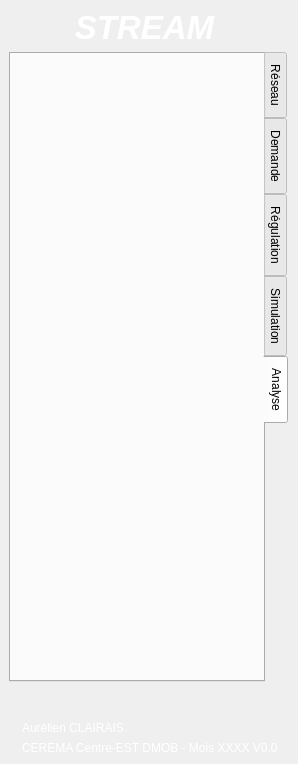
<?xml version="1.0" encoding="UTF-8"?>
<ui version="4.0">
 <class>QStreamDockWidgetBase</class>
 <widget class="QDockWidget" name="QStreamDockWidgetBase">
  <property name="geometry">
   <rect>
    <x>0</x>
    <y>0</y>
    <width>296</width>
    <height>764</height>
   </rect>
  </property>
  <property name="sizePolicy">
   <sizepolicy hsizetype="Maximum" vsizetype="Maximum">
    <horstretch>0</horstretch>
    <verstretch>0</verstretch>
   </sizepolicy>
  </property>
  <property name="windowTitle">
   <string>QStream</string>
  </property>
  <widget class="QWidget" name="dockWidgetContents">
   <property name="autoFillBackground">
    <bool>false</bool>
   </property>
   <property name="styleSheet">
    <string notr="true"/>
   </property>
   <layout class="QGridLayout" name="gridLayout">
    <item row="4" column="0">
     <layout class="QHBoxLayout" name="horizontalLayout_3">
      <property name="bottomMargin">
       <number>0</number>
      </property>
      <item>
       <widget class="QLabel" name="label_3">
        <property name="sizePolicy">
         <sizepolicy hsizetype="Maximum" vsizetype="Maximum">
          <horstretch>0</horstretch>
          <verstretch>0</verstretch>
         </sizepolicy>
        </property>
        <property name="text">
         <string/>
        </property>
       </widget>
      </item>
      <item>
       <layout class="QVBoxLayout" name="verticalLayout">
        <item>
         <widget class="QLabel" name="label_4">
          <property name="styleSheet">
           <string notr="true">color: rgb(255,255,255)</string>
          </property>
          <property name="text">
           <string>Aurélien CLAIRAIS</string>
          </property>
         </widget>
        </item>
        <item>
         <widget class="QLabel" name="label_2">
          <property name="styleSheet">
           <string notr="true">color: rgb(255, 255, 255)</string>
          </property>
          <property name="text">
           <string>CEREMA Centre-EST DMOB - Mois XXXX V0.0</string>
          </property>
         </widget>
        </item>
       </layout>
      </item>
     </layout>
    </item>
    <item row="2" column="0">
     <spacer name="verticalSpacer_7">
      <property name="orientation">
       <enum>Qt::Vertical</enum>
      </property>
      <property name="sizeHint" stdset="0">
       <size>
        <width>20</width>
        <height>40</height>
       </size>
      </property>
     </spacer>
    </item>
    <item row="0" column="0">
     <widget class="QLabel" name="label">
      <property name="font">
       <font>
        <pointsize>25</pointsize>
        <weight>75</weight>
        <italic>true</italic>
        <bold>true</bold>
        <underline>false</underline>
        <strikeout>false</strikeout>
        <stylestrategy>PreferDefault</stylestrategy>
        <kerning>true</kerning>
       </font>
      </property>
      <property name="layoutDirection">
       <enum>Qt::LeftToRight</enum>
      </property>
      <property name="styleSheet">
       <string notr="true">color: rgb(255, 255, 255);</string>
      </property>
      <property name="text">
       <string>STREAM </string>
      </property>
      <property name="alignment">
       <set>Qt::AlignCenter</set>
      </property>
      <property name="wordWrap">
       <bool>false</bool>
      </property>
     </widget>
    </item>
    <item row="1" column="0">
     <widget class="QTabWidget" name="tabWidget">
      <property name="sizePolicy">
       <sizepolicy hsizetype="Maximum" vsizetype="Maximum">
        <horstretch>0</horstretch>
        <verstretch>0</verstretch>
       </sizepolicy>
      </property>
      <property name="minimumSize">
       <size>
        <width>0</width>
        <height>630</height>
       </size>
      </property>
      <property name="styleSheet">
       <string notr="true"/>
      </property>
      <property name="tabPosition">
       <enum>QTabWidget::East</enum>
      </property>
      <property name="tabShape">
       <enum>QTabWidget::Rounded</enum>
      </property>
      <property name="currentIndex">
       <number>4</number>
      </property>
      <widget class="QWidget" name="tab_network">
       <property name="sizePolicy">
        <sizepolicy hsizetype="Expanding" vsizetype="Minimum">
         <horstretch>0</horstretch>
         <verstretch>0</verstretch>
        </sizepolicy>
       </property>
       <property name="minimumSize">
        <size>
         <width>250</width>
         <height>0</height>
        </size>
       </property>
       <attribute name="title">
        <string>Réseau</string>
       </attribute>
       <widget class="QWidget" name="verticalLayoutWidget">
        <property name="geometry">
         <rect>
          <x>10</x>
          <y>0</y>
          <width>241</width>
          <height>561</height>
         </rect>
        </property>
        <layout class="QVBoxLayout" name="verticalLayout_2" stretch="0,0,0,0,0,0,0,0,0,0,0,0,0,0,0">
         <property name="sizeConstraint">
          <enum>QLayout::SetMinimumSize</enum>
         </property>
         <item>
          <layout class="QHBoxLayout" name="horizontalLayout_2">
           <property name="leftMargin">
            <number>0</number>
           </property>
           <item>
            <widget class="QToolButton" name="importTB">
             <property name="text">
              <string>...</string>
             </property>
            </widget>
           </item>
           <item>
            <widget class="QToolButton" name="newTB">
             <property name="text">
              <string>...</string>
             </property>
            </widget>
           </item>
           <item>
            <widget class="QToolButton" name="saveTB">
             <property name="text">
              <string>...</string>
             </property>
            </widget>
           </item>
           <item>
            <widget class="QToolButton" name="exportTB">
             <property name="text">
              <string>Export</string>
             </property>
            </widget>
           </item>
          </layout>
         </item>
         <item>
          <spacer name="verticalSpacer">
           <property name="orientation">
            <enum>Qt::Vertical</enum>
           </property>
           <property name="sizeHint" stdset="0">
            <size>
             <width>20</width>
             <height>40</height>
            </size>
           </property>
          </spacer>
         </item>
         <item>
          <layout class="QHBoxLayout" name="horizontalLayout_8">
           <item>
            <widget class="QLabel" name="label_13">
             <property name="sizePolicy">
              <sizepolicy hsizetype="Minimum" vsizetype="Preferred">
               <horstretch>0</horstretch>
               <verstretch>0</verstretch>
              </sizepolicy>
             </property>
             <property name="font">
              <font>
               <pointsize>12</pointsize>
               <weight>75</weight>
               <bold>true</bold>
              </font>
             </property>
             <property name="styleSheet">
              <string notr="true">color: rgb(211, 95, 95)</string>
             </property>
             <property name="text">
              <string>Liens</string>
             </property>
            </widget>
           </item>
          </layout>
         </item>
         <item>
          <layout class="QHBoxLayout" name="horizontalLayout_9">
           <property name="leftMargin">
            <number>0</number>
           </property>
           <item>
            <widget class="QToolButton" name="addLinkTB">
             <property name="text">
              <string>...</string>
             </property>
            </widget>
           </item>
          </layout>
         </item>
         <item>
          <layout class="QHBoxLayout" name="horizontalLayout_7">
           <property name="leftMargin">
            <number>0</number>
           </property>
           <item>
            <widget class="QToolButton" name="roadType_TB">
             <property name="text">
              <string>...</string>
             </property>
            </widget>
           </item>
          </layout>
         </item>
         <item>
          <layout class="QHBoxLayout" name="horizontalLayout_10">
           <property name="leftMargin">
            <number>0</number>
           </property>
           <item>
            <widget class="QToolButton" name="reverseLinkTB">
             <property name="text">
              <string>...</string>
             </property>
            </widget>
           </item>
          </layout>
         </item>
         <item>
          <layout class="QHBoxLayout" name="horizontalLayout_12">
           <property name="leftMargin">
            <number>0</number>
           </property>
           <item>
            <widget class="QToolButton" name="addLinkReverseTB">
             <property name="text">
              <string>...</string>
             </property>
            </widget>
           </item>
          </layout>
         </item>
         <item>
          <spacer name="verticalSpacer_2">
           <property name="orientation">
            <enum>Qt::Vertical</enum>
           </property>
           <property name="sizeHint" stdset="0">
            <size>
             <width>20</width>
             <height>40</height>
            </size>
           </property>
          </spacer>
         </item>
         <item>
          <layout class="QHBoxLayout" name="horizontalLayout_13">
           <item>
            <widget class="QLabel" name="label_18">
             <property name="sizePolicy">
              <sizepolicy hsizetype="Minimum" vsizetype="Preferred">
               <horstretch>0</horstretch>
               <verstretch>0</verstretch>
              </sizepolicy>
             </property>
             <property name="font">
              <font>
               <pointsize>12</pointsize>
               <weight>75</weight>
               <bold>true</bold>
              </font>
             </property>
             <property name="styleSheet">
              <string notr="true">color: rgb(211, 95, 95)</string>
             </property>
             <property name="text">
              <string>Noeuds</string>
             </property>
            </widget>
           </item>
          </layout>
         </item>
         <item>
          <layout class="QHBoxLayout" name="horizontalLayout_17">
           <property name="leftMargin">
            <number>0</number>
           </property>
           <item>
            <widget class="QToolButton" name="addNodeTB">
             <property name="text">
              <string>...</string>
             </property>
            </widget>
           </item>
          </layout>
         </item>
         <item>
          <layout class="QHBoxLayout" name="horizontalLayout_15">
           <property name="leftMargin">
            <number>0</number>
           </property>
           <item>
            <widget class="QToolButton" name="mergeNodeTB">
             <property name="text">
              <string>...</string>
             </property>
            </widget>
           </item>
          </layout>
         </item>
         <item>
          <layout class="QHBoxLayout" name="horizontalLayout_16">
           <property name="leftMargin">
            <number>0</number>
           </property>
           <item>
            <widget class="QToolButton" name="splitNodeTB">
             <property name="text">
              <string>...</string>
             </property>
            </widget>
           </item>
          </layout>
         </item>
         <item>
          <layout class="QHBoxLayout" name="horizontalLayout_19">
           <property name="leftMargin">
            <number>0</number>
           </property>
           <item>
            <widget class="QToolButton" name="deleteNodesTB">
             <property name="text">
              <string>...</string>
             </property>
            </widget>
           </item>
          </layout>
         </item>
         <item>
          <widget class="QLabel" name="label_19">
           <property name="sizePolicy">
            <sizepolicy hsizetype="Minimum" vsizetype="Preferred">
             <horstretch>0</horstretch>
             <verstretch>0</verstretch>
            </sizepolicy>
           </property>
           <property name="font">
            <font>
             <pointsize>12</pointsize>
             <weight>75</weight>
             <bold>true</bold>
            </font>
           </property>
           <property name="styleSheet">
            <string notr="true">color: rgb(211, 95, 95)</string>
           </property>
           <property name="text">
            <string>General</string>
           </property>
          </widget>
         </item>
         <item>
          <layout class="QHBoxLayout" name="horizontalLayout_18">
           <property name="leftMargin">
            <number>0</number>
           </property>
           <item>
            <widget class="QToolButton" name="editGeneralTB">
             <property name="text">
              <string>Editer Général</string>
             </property>
            </widget>
           </item>
          </layout>
         </item>
        </layout>
       </widget>
      </widget>
      <widget class="QWidget" name="tab_demand">
       <attribute name="title">
        <string>Demande</string>
       </attribute>
       <widget class="QWidget" name="verticalLayoutWidget_2">
        <property name="geometry">
         <rect>
          <x>9</x>
          <y>9</y>
          <width>241</width>
          <height>611</height>
         </rect>
        </property>
        <layout class="QVBoxLayout" name="verticalLayout_3">
         <item>
          <layout class="QHBoxLayout" name="horizontalLayout">
           <item>
            <widget class="QToolButton" name="demandTemplateTB">
             <property name="text">
              <string>...</string>
             </property>
            </widget>
           </item>
          </layout>
         </item>
         <item>
          <layout class="QHBoxLayout" name="horizontalLayout_4">
           <item>
            <widget class="QToolButton" name="demandImportTB">
             <property name="text">
              <string>...</string>
             </property>
            </widget>
           </item>
          </layout>
         </item>
        </layout>
       </widget>
      </widget>
      <widget class="QWidget" name="tab_regulation">
       <attribute name="title">
        <string>Régulation</string>
       </attribute>
       <widget class="QWidget" name="verticalLayoutWidget_3">
        <property name="geometry">
         <rect>
          <x>9</x>
          <y>9</y>
          <width>241</width>
          <height>611</height>
         </rect>
        </property>
        <layout class="QVBoxLayout" name="verticalLayout_4">
         <item>
          <widget class="QToolButton" name="addRegul_TB">
           <property name="sizePolicy">
            <sizepolicy hsizetype="Minimum" vsizetype="Fixed">
             <horstretch>0</horstretch>
             <verstretch>0</verstretch>
            </sizepolicy>
           </property>
           <property name="text">
            <string>Initialiser la couche Régulations</string>
           </property>
          </widget>
         </item>
         <item>
          <widget class="QToolButton" name="addML_TB">
           <property name="sizePolicy">
            <sizepolicy hsizetype="Minimum" vsizetype="Fixed">
             <horstretch>0</horstretch>
             <verstretch>0</verstretch>
            </sizepolicy>
           </property>
           <property name="text">
            <string>Ajouter une voie réservée</string>
           </property>
          </widget>
         </item>
         <item>
          <widget class="QListWidget" name="regul_LW"/>
         </item>
         <item>
          <layout class="QHBoxLayout" name="horizontalLayout_5">
           <item>
            <widget class="QToolButton" name="editRegul_TB">
             <property name="text">
              <string>Editer</string>
             </property>
            </widget>
           </item>
           <item>
            <widget class="QToolButton" name="delRegul_TB">
             <property name="text">
              <string>Supprimer</string>
             </property>
            </widget>
           </item>
          </layout>
         </item>
         <item>
          <spacer name="verticalSpacer_3">
           <property name="orientation">
            <enum>Qt::Vertical</enum>
           </property>
           <property name="sizeHint" stdset="0">
            <size>
             <width>20</width>
             <height>40</height>
            </size>
           </property>
          </spacer>
         </item>
        </layout>
       </widget>
      </widget>
      <widget class="QWidget" name="tab">
       <attribute name="title">
        <string>Simulation</string>
       </attribute>
       <widget class="QToolButton" name="simulation_TB">
        <property name="geometry">
         <rect>
          <x>50</x>
          <y>30</y>
          <width>141</width>
          <height>19</height>
         </rect>
        </property>
        <property name="text">
         <string>Simulation</string>
        </property>
       </widget>
      </widget>
      <widget class="QWidget" name="tab_2">
       <attribute name="title">
        <string>Analyse</string>
       </attribute>
       <widget class="QWidget" name="verticalLayoutWidget_4">
        <property name="geometry">
         <rect>
          <x>9</x>
          <y>9</y>
          <width>241</width>
          <height>611</height>
         </rect>
        </property>
        <layout class="QVBoxLayout" name="verticalLayout_5"/>
       </widget>
      </widget>
     </widget>
    </item>
   </layout>
  </widget>
 </widget>
 <resources/>
 <connections/>
</ui>
